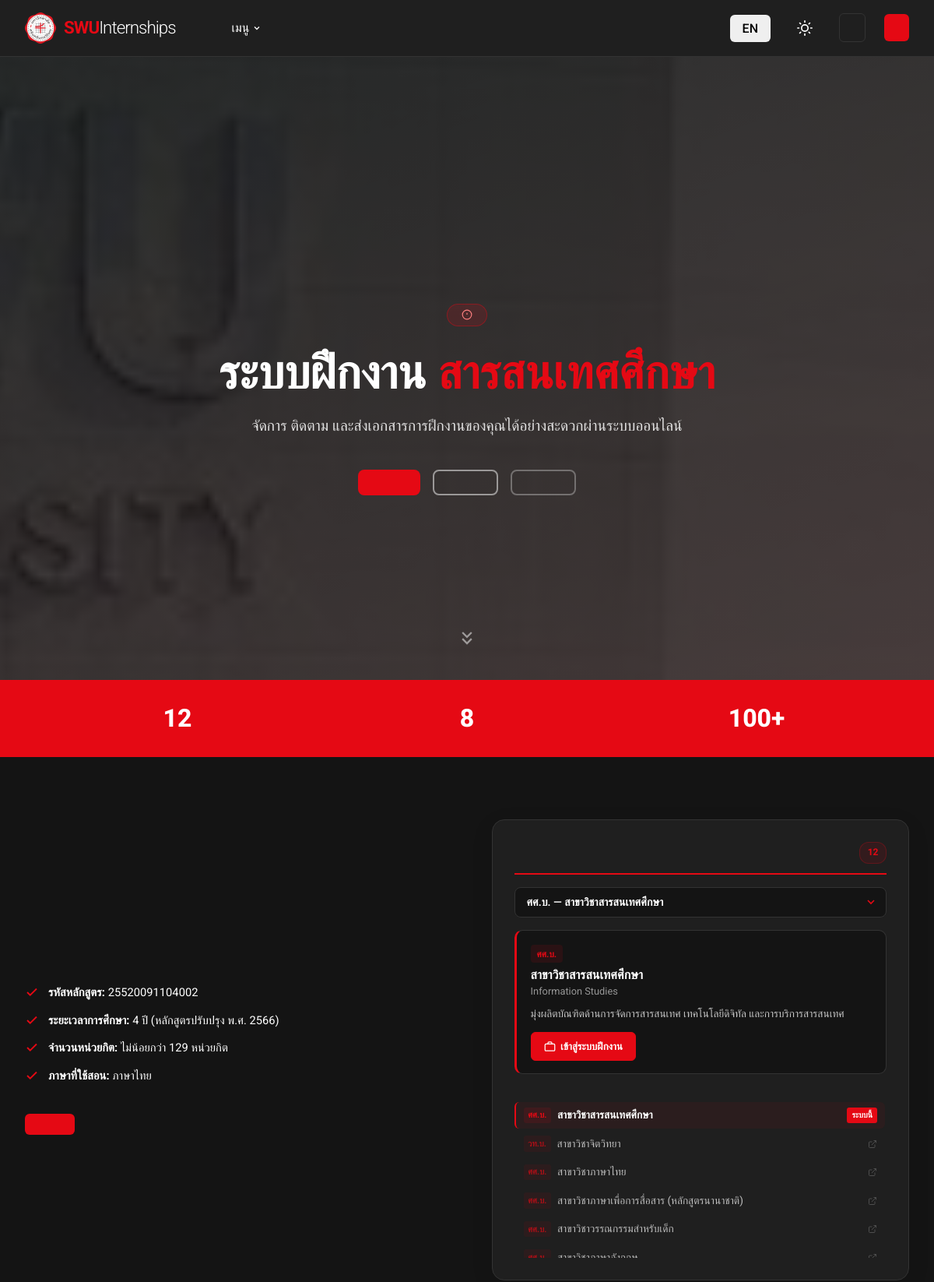
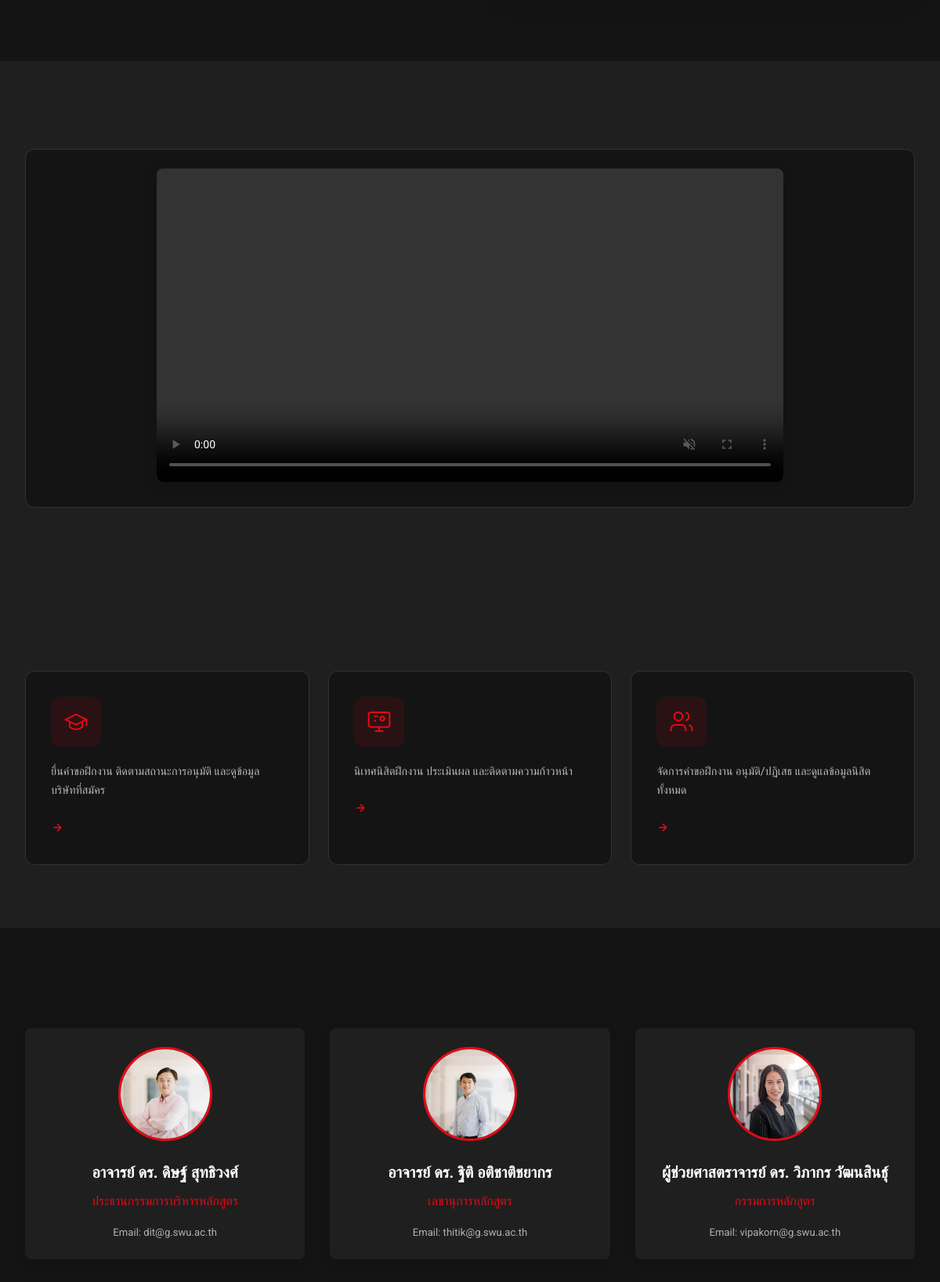
The page / (upper part) on the database its author committed (2 pictures, top to bottom).
### tables this page shows
CREATE TABLE `teachers_info` (
  `id` INT AUTO_INCREMENT PRIMARY KEY,
  `user_id` VARCHAR(20),
  `full_name` VARCHAR(150),
  `position` VARCHAR(150),
  `education` TEXT,
  `full_name_en` VARCHAR(255),
  `position_en` VARCHAR(255),
  `detail_en` TEXT,
  FOREIGN KEY (`user_id`) REFERENCES users(username) ON DELETE SET NULL
);

### index.php (the view, shortened to what this page needs)
<?php
require_once 'includes/db_connect.php';
$lang = $_GET['lang'] ?? $_SESSION['lang'] ?? 'th';
$t = require "lang/{$lang}.php";
require_once 'includes/header.php';
require_once 'includes/navbar.php';
?>
<section class="hero-section" style="background: linear-gradient(160deg, rgba(0,0,0,0.82) 0%, rgba(20,0,0,0.75) 100%),
           url('assets/images/index1.jpg') center / cover no-repeat fixed;
           min-height: 100vh; display:flex; flex-direction:column; justify-content:center; align-items:center;
           text-align:center; padding: 10rem 2rem 5rem; color:#fff; position:relative;">
    <div style="display:inline-flex; align-items:center; gap:0.5rem; background:rgba(229,9,20,0.15);
                border:1px solid rgba(229,9,20,0.4); border-radius:20px; padding:0.4rem 1.1rem;
                font-size:0.85rem; letter-spacing:1px; text-transform:uppercase; margin-bottom:1.5rem; color:#ff8080;">
        <svg xmlns="http://www.w3.org/2000/svg" width="14" height="14" viewBox="0 0 24 24" fill="none"
            stroke="currentColor" stroke-width="2">
            <circle cx="12" cy="12" r="10" />
            <line x1="12" y1="8" x2="12" y2="12" />
            <line x1="12" y1="16" x2="12.01" y2="16" />
        </svg>
    </div>
    <h1
        style="font-size: clamp(2.2rem, 5vw, 4rem); font-weight:800; line-height:1.2; margin-bottom:1rem; max-width:800px;">
        <?= $t['hero_title_1'] ?? 'ระบบฝึกงาน ' ?>
        <span style="color:var(--primary-color);"><?= $t['hero_title_2'] ?? 'สารสนเทศศึกษา' ?></span>
    </h1>
    <p style="font-size:1.2rem; opacity:0.85; max-width:600px; line-height:1.7; margin-bottom:2.5rem;">
        <?= $t['hero_subtitle'] ?? 'จัดการ ติดตาม และส่งเอกสารการฝึกงานของคุณได้อย่างสะดวกผ่านระบบออนไลน์' ?>
    </p>
    <div style="display:flex; gap:1rem; flex-wrap:wrap; justify-content:center;">
        <?php if (!isset($_SESSION['user_id'])): ?>
            <a href="login.php" class="btn btn-primary"
                style="font-size:1.1rem; padding:0.9rem 2.5rem; border-radius:8px; font-weight:700;">
            </a>
            <a href="register.php" class="btn" style="font-size:1.1rem; padding:0.9rem 2.5rem; border-radius:8px; font-weight:600;
                      border:2px solid rgba(255,255,255,0.5); color:#fff; background:transparent;">
            </a>
        <?php endif; ?>
        <a href="#about" class="btn" style="font-size:1.1rem; padding:0.9rem 2.5rem; border-radius:8px; font-weight:600;
                  border:2px solid rgba(255,255,255,0.3); color:rgba(255,255,255,0.8); background:transparent;">
        </a>
    </div>
    <div style="position:absolute; bottom:2rem; left:50%; transform:translateX(-50%); animation:bounce 2s infinite;">
        <svg xmlns="http://www.w3.org/2000/svg" width="28" height="28" viewBox="0 0 24 24" fill="none"
            stroke="rgba(255,255,255,0.5)" stroke-width="2">
            <path d="M7 13l5 5 5-5M7 6l5 5 5-5" />
        </svg>
    </div>
</section>
<div style="background:var(--primary-color); padding:1.5rem 2rem;">
    <div
        style="max-width:1100px; margin:0 auto; display:grid; grid-template-columns:repeat(auto-fit,minmax(180px,1fr)); gap:1rem; text-align:center; color:#fff;">
        <div>
            <div style="font-size:2rem; font-weight:800;">12</div>
        </div>
        <div>
            <div style="font-size:2rem; font-weight:800;">8</div>
        </div>
        <div>
            <div style="font-size:2rem; font-weight:800;">100+</div>
        </div>
    </div>
</div>
<section id="about" class="index-section" style="background:var(--bg-color);">
    <div class="container">
        <div style="display:grid; grid-template-columns:1fr 1fr; gap:4rem; align-items:center;">
            <div>
                <div style="display:flex; flex-direction:column; gap:0.75rem; margin-bottom:2rem;">
                    <?php
                    $features = [
                        ['รหัสหลักสูตร', '25520091104002'],
                        ['ระยะเวลาการศึกษา', '4 ปี (หลักสูตรปรับปรุง พ.ศ. 2566)'],
                        ['จำนวนหน่วยกิต', 'ไม่น้อยกว่า 129 หน่วยกิต'],
                        ['ภาษาที่ใช้สอน', 'ภาษาไทย'],
                    ];
                    foreach ($features as [$k, $v]):
                        ?>
                        <div style="display:flex; gap:0.75rem; align-items:flex-start;">
                            <svg xmlns="http://www.w3.org/2000/svg" width="18" height="18" viewBox="0 0 24 24" fill="none"
                                stroke="var(--primary-color)" stroke-width="2.5" style="flex-shrink:0;margin-top:2px">
                                <polyline points="20 6 9 17 4 12" />
                            </svg>
                            <span style="color:var(--text-color); font-size:0.92rem;"><strong><?= $k ?>:</strong>
                                <?= $v ?></span>
                        </div>
                    <?php endforeach; ?>
                </div>
                <button onclick="document.getElementById('curriculumModal').style.display='flex'"
                    class="btn btn-primary" style="padding:0.85rem 2rem; font-size:0.95rem;">
                </button>
            </div>
            <div class="majors-panel">
                <div class="majors-panel-header">
                    <span class="majors-count-badge"><?= count($index_majors) ?> <?= $t['majors_count'] ?></span>
                </div>
                <div class="majors-select-wrap">
                    <select id="majorSelect" class="majors-select form-control">
                        <?php foreach ($index_majors as $i => $m): ?>
                            <option value="<?= $i ?>" <?= !empty($m['highlight']) ? 'selected' : '' ?>>
                                <?= htmlspecialchars($m['degree']) ?> — <?= htmlspecialchars($m['name']) ?>
                            </option>
                        <?php endforeach; ?>
                    </select>
                    <span class="majors-select-arrow">
                    </span>
                </div>
                <div class="majors-detail-card" id="majorDetail">
                </div>
                <div class="majors-links-title"><?= $t['all_programs_link'] ?></div>
                <div class="majors-links-list">
                    <?php foreach ($index_majors as $i => $m): ?>
                        <a href="<?= htmlspecialchars($m['url']) ?>"
                            class="majors-link-item <?= !empty($m['highlight']) ? 'majors-link-active' : '' ?>"
                            data-index="<?= $i ?>" <?= empty($m['system']) ? 'target="_blank"' : '' ?>
                            onclick="selectMajor(<?= $i ?>); <?= !empty($m['system']) ? 'return false;' : '' ?>">
                            <span class="majors-link-degree"><?= htmlspecialchars($m['degree']) ?></span>
                            <span class="majors-link-name"><?= htmlspecialchars($m['name']) ?></span>
                            <?php if (!empty($m['system'])): ?>
                                <span class="majors-link-system-badge">ระบบนี้</span>
                            <?php else: ?>
                                <svg class="majors-link-ext" xmlns="http://www.w3.org/2000/svg" width="12" height="12"
                                    viewBox="0 0 24 24" fill="none" stroke="currentColor" stroke-width="2">
                                    <path d="M18 13v6a2 2 0 0 1-2 2H5a2 2 0 0 1-2-2V8a2 2 0 0 1 2-2h6" />
                                    <polyline points="15 3 21 3 21 9" />
                                    <line x1="10" y1="14" x2="21" y2="3" />
                                </svg>
                            <?php endif; ?>
                        </a>
                    <?php endforeach; ?>
                </div>
            </div>
        </div>
    </div>
</section>
<section class="index-section" style="background:var(--card-bg);">
    <div class="container">
        <div
            style="text-align:center; background:var(--bg-color); padding:1.5rem; border-radius:12px; border:1px solid var(--border-color);">
            <video controls autoplay muted loop playsinline
                style="width:100%; max-width:800px; border-radius:8px; box-shadow:0 4px 20px rgba(0,0,0,0.15);">
                <source src="<?= htmlspecialchars($base_url) ?>/assets/videos/intro.mp4" type="video/mp4">
            </video>
        </div>
    </div>
</section>
<section id="internship" class="index-section" style="background:var(--card-bg);">
    <div class="container">
        <div style="display:grid; grid-template-columns:repeat(auto-fit,minmax(280px,1fr)); gap:1.5rem;">
            <?php
            $features_intern = [
                [
                    'icon' => '<svg xmlns="http://www.w3.org/2000/svg" width="32" height="32" viewBox="0 0 24 24" fill="none" stroke="currentColor" stroke-width="1.5"><path d="M22 10v6M2 10l10-5 10 5-10 5z"/><path d="M6 12v5c3 3 9 3 12 0v-5"/></svg>',
                    'title' => $t['role_student'],
                    'desc' => $lang === 'th' ? 'ยื่นคำขอฝึกงาน ติดตามสถานะการอนุมัติ และดูข้อมูลบริษัทที่สมัคร' : 'Submit internship requests, track approval status and view company info.',
                    'link' => 'login.php',
                ],
                [
                    'icon' => '<svg xmlns="http://www.w3.org/2000/svg" width="32" height="32" viewBox="0 0 24 24" fill="none" stroke="currentColor" stroke-width="1.5"><rect x="2" y="3" width="20" height="14" rx="2"/><path d="M8 21h8M12 17v4"/><path d="M7 7h4M7 11h2"/><circle cx="15" cy="9" r="2"/></svg>',
                    'title' => $t['role_teacher'],
                    'desc' => $lang === 'th' ? 'นิเทศนิสิตฝึกงาน ประเมินผล และติดตามความก้าวหน้า' : 'Supervise interns, evaluate performance and track progress.',
                    'link' => 'login.php',
                ],
                [
                    'icon' => '<svg xmlns="http://www.w3.org/2000/svg" width="32" height="32" viewBox="0 0 24 24" fill="none" stroke="currentColor" stroke-width="1.5"><path d="M16 21v-2a4 4 0 0 0-4-4H6a4 4 0 0 0-4 4v2"/><circle cx="9" cy="7" r="4"/><path d="M22 21v-2a4 4 0 0 0-3-3.87M16 3.13a4 4 0 0 1 0 7.75"/></svg>',
                    'title' => $t['role_staff'],
                    'desc' => $lang === 'th' ? 'จัดการคำขอฝึกงาน อนุมัติ/ปฏิเสธ และดูแลข้อมูลนิสิตทั้งหมด' : 'Manage internship requests, approve/reject and oversee all student data.',
                    'link' => 'login.php',
                ],
            ];
            foreach ($features_intern as $fi):
                ?>
                <div style="background:var(--bg-color); border-radius:12px; padding:2rem; border:1px solid var(--border-color);
                        transition:transform 0.25s, box-shadow 0.25s;"
                    onmouseover="this.style.transform='translateY(-4px)';this.style.boxShadow='0 12px 30px rgba(0,0,0,0.1)'"
                    onmouseout="this.style.transform='';this.style.boxShadow=''">
                    <div
                        style="width:64px; height:64px; background:rgba(229,9,20,0.1); border-radius:12px;
                             display:flex; align-items:center; justify-content:center; color:var(--primary-color); margin-bottom:1.25rem;">
                        <?= $fi['icon'] ?>
                    </div>
                    <p
                        style="font-size:0.9rem; opacity:0.7; line-height:1.7; margin-bottom:1.5rem; color:var(--text-color);">
                        <?= $fi['desc'] ?>
                    </p>
                    <a href="<?= $fi['link'] ?>"
                        style="display:inline-flex; align-items:center; gap:0.4rem; color:var(--primary-color); font-weight:600; font-size:0.9rem; text-decoration:none;">
                        <svg xmlns="http://www.w3.org/2000/svg" width="16" height="16" viewBox="0 0 24 24" fill="none"
                            stroke="currentColor" stroke-width="2.5">
                            <line x1="5" y1="12" x2="19" y2="12" />
                            <polyline points="12 5 19 12 12 19" />
                        </svg>
                    </a>
                </div>
            <?php endforeach; ?>
        </div>
    </div>
</section>
<section id="teachers" class="index-section" style="background:var(--bg-color);">
    <div class="container">
        <div class="teachers-grid">
            <?php
            try {
                $stmt_t = $conn->query("SELECT * FROM teachers_info ORDER BY id ASC");
                while ($teacher = $stmt_t->fetch(PDO::FETCH_ASSOC)):
                    $t_name = $lang === 'en' ? ($teacher['full_name_en'] ?? $teacher['full_name']) : $teacher['full_name'];
                    $t_pos = $lang === 'en' ? ($teacher['position_en'] ?? $teacher['position']) : $teacher['position'];
                    $t_detail = $teacher['detail_en'] ?? '';
                    $expected_img = 'assets/images/d' . intval($teacher['id']) . '.jpg';
                    $t_img = file_exists(__DIR__ . '/' . $expected_img) ? $expected_img : 'assets/images/t.jpg';
                    $cv_file = 'assets/cv/d' . intval($teacher['id']) . '.pdf';
                    $has_cv = file_exists(__DIR__ . '/' . $cv_file);
                    ?>
                    <?php if ($has_cv): ?>
                        <a href="<?= htmlspecialchars($base_url . '/' . $cv_file) ?>" target="_blank" rel="noopener"
                            class="teacher-card" style="display:block; text-decoration:none; cursor:pointer;">
                        <?php else: ?>
                            <div class="teacher-card">
                            <?php endif; ?>
                            <img src="<?= htmlspecialchars($base_url . '/' . $t_img) ?>" alt="<?= htmlspecialchars($t_name) ?>"
                                class="teacher-img">
                            <div class="teacher-name"><?= htmlspecialchars($t_name) ?></div>
                            <div class="teacher-position"><?= htmlspecialchars($t_pos) ?></div>
                            <?php if ($t_detail): ?>
                                <div class="teacher-desc" style="font-size:0.82rem; opacity:0.65; margin-top:0.25rem;">
                                    <?= htmlspecialchars($t_detail) ?>
                                </div>
                            <?php endif; ?>
                            <?php if ($has_cv): ?>
                        </a>
                    <?php else: ?>
                    </div>
                <?php endif; ?>
                <?php
                endwhile;
            } catch (PDOException $e) {
            }
            ?>
    </div>
    </div>
</section>
<?php require_once 'includes/footer.php'; ?>

### rows shown on the page
teachers_info: shows a picture, full_name "อาจารย์ ดร. ดิษฐ์ สุทธิวงศ์", position "ประธานกรรมการบริหารหลักสูตร", detail_en "Email: dit@g.swu.ac.th"
teachers_info: shows a picture, full_name "อาจารย์ ดร. ฐิติ อติชาติชยากร", position "เลขานุการหลักสูตร", detail_en "Email: thitik@g.swu.ac.th"
teachers_info: shows a picture, full_name "ผู้ช่วยศาสตราจารย์ ดร. วิภากร วัฒนสินธุ์", position "กรรมการหลักสูตร", detail_en "Email: vipakorn@g.swu.ac.th"

### other values the page prints
$t['hero_title_1'] "ระบบฝึกงาน"
$t['hero_title_2'] "สารสนเทศศึกษา"
$t['hero_subtitle'] "จัดการ ติดตาม และส่งเอกสารการฝึกงานของคุณได้อย่างสะดวกผ่านระบบออนไลน์"
$k "รหัสหลักสูตร"
$v "25520091104002"
$k "ระยะเวลาการศึกษา"
$v "4 ปี (หลักสูตรปรับปรุง พ.ศ. 2566)"
$k "จำนวนหน่วยกิต"
$v "ไม่น้อยกว่า 129 หน่วยกิต"
$k "ภาษาที่ใช้สอน"
$v "ภาษาไทย"
count($index_majors) "12"
$m['degree'] "ศศ.บ."
$m['name'] "สาขาวิชาสารสนเทศศึกษา"
$m['degree'] "วท.บ."
